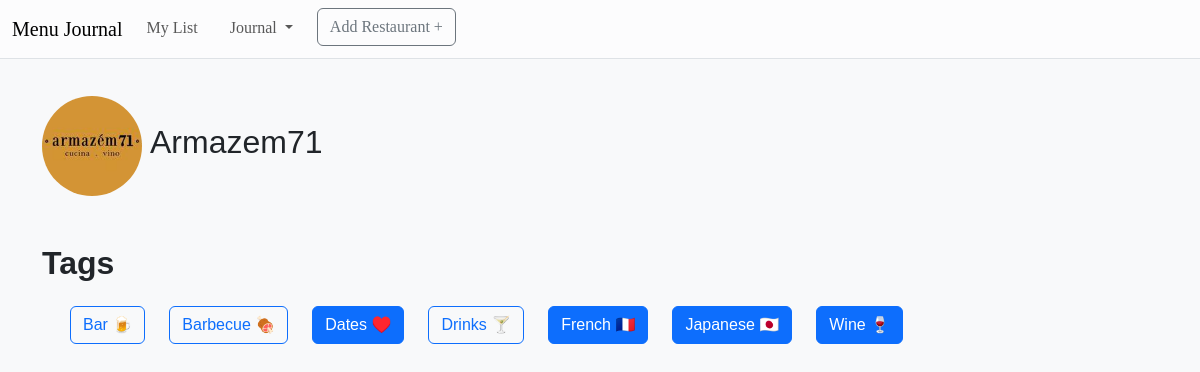
Screenshot of /entrie/1/tags with the database file from the repository.
### tables this page shows
CREATE TABLE restaurants (
    id INTEGER PRIMARY KEY AUTOINCREMENT NOT NULL, 
    name TEXT NOT NULL,
    address TEXT,
    city TEXT, 
    bio TEXT, 
    profile_pic TEXT, 
    instagram_user TEXT
);

CREATE TABLE tags (
    id INTEGER PRIMARY KEY AUTOINCREMENT NOT NULL, 
    name TEXT NOT NULL
);

### app.py (the view)
@app.route("/entrie/<int:id>/tags", methods=["GET", "POST"])
def categories(id):
    restaurant_id = db.execute("SELECT restaurant_id FROM entries WHERE id = ?", id)
    if restaurant_id:
        restaurant_id = restaurant_id[0]['restaurant_id']
        if request.method == "POST":
            tags_ids_selected = request.form.getlist("tag_button")
            tags_ids_selected = db.execute("SELECT id from tags WHERE id IN (?)", tags_ids_selected)
            tags_ids_categories = db.execute("SELECT tag_id FROM categories WHERE entrie_id = ?", id)
            tags_ids_selected_set = set(item['id'] for item in tags_ids_selected)
            tags_ids_categories_set = set(item['tag_id'] for item in tags_ids_categories)
            intersection = tags_ids_selected_set.intersection(tags_ids_categories_set)
            insert = tags_ids_selected_set - intersection
            remove = tags_ids_categories_set - intersection
            for i in insert:
                db.execute("INSERT INTO categories (entrie_id, tag_id) VALUES (?, ?)", id, i)
            for i in remove:
                db.execute("DELETE FROM categories WHERE entrie_id = ? AND tag_id = ?", id, i)
            return redirect(f"/entrie/{id}/tags")
        else:
            restaurant_data = db.execute("SELECT name, profile_pic FROM restaurants WHERE id = ?", restaurant_id)[0]
            tags = db.execute("SELECT * FROM tags ORDER BY name COLLATE NOCASE")
            categories = db.execute("SELECT tag_id FROM categories WHERE entrie_id = ?", id)
            categories = set(item['tag_id'] for item in categories)
            return render_template("categories.html", tags=tags, categories=categories, restaurant_data=restaurant_data, id=id)
    return render_template("layout.html", error="Restaurant does not exist")

### templates/categories.html (shortened to what this page needs)
{% extends "layout.html" %}
{% block main %}
<div class="mb-5" id="align-items">
    {% if restaurant_data['profile_pic'] %}
        <img class="profile_pic" src={{ url_for('static', filename='') + "images/" + restaurant_data["profile_pic"] }} alt="restaurant-image"/>
    {% endif %}
        <h2 class="mx-2">{{ restaurant_data['name'] }}</h2>
</div>
{% if tags %}
    <h2 class="text-start fw-bold">Tags</h2>
        <form action={{ "/entrie/" ~ id ~ "/tags" }} method="post">
            <div class="container text-center">
                <div class="row row-cols-auto p-3">
                        {% for tag in tags%}
                            <div class="col mb-2">
                                {% if tag['id'] in categories%}
                                    <label class="btn btn-outline-primary" for={{"tag_" ~ tag['id']}}>{{ tag['name'] }}</label>
                                    {% else %}
                                    <label class="btn btn-outline-primary" for={{"tag_" ~ tag['id']}}>{{ tag['name'] }}</label>
                                {% endif %}
                            </div>
                        {% endfor %}
                </div>
            </div>
        </form>
{% else %}
<p>Click <a href="/tags" class="link-body-emphasis link-offset-2 link-underline-opacity-25 link-underline-opacity-75-hover">here to add a Tag</a> and start classifying your entries<p>
{% endif %}
{% endblock %}

### static/styles.css (style rules this page uses)
body { font-family: Helvetica, sans-serif; }
.profile_pic { max-width: 100px; min-width: 50px; max-height: 100px; min-height: 100px; border-radius: 50%; overflow: hidden; }
label { text-align: left; }
#align-items { display: flex; align-items: center; }

### rows the page displays
restaurants: profile_pic (picture), name "Armazem71"
tags: name "Bar 🍺"
tags: name "Barbecue 🍖"
tags: name "Dates ♥️"
tags: name "Drinks 🍸"
tags: name "French 🇫🇷"
tags: name "Japanese 🇯🇵"
tags: name "Wine 🍷"
